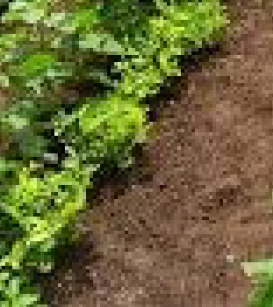
#> input picture 1(c).png, 273 x 307 px, found by its file name
$ python q1andq2.py
#> lines starting #> are read from the running program, lines starting #| are printed output that depends on the picture; after the words box and inside, x2 and y2 are one past the last pixel; in counts of white or black regions, pixels touching at a corner belong together
import cv2 as cv
import numpy as np
import matplotlib.pyplot as plt
from sklearn.linear_model import RANSACRegressor
from sklearn.linear_model import LinearRegression

# Load the cropped image
img = cv.imread(r"D:\Assignment 2\ET3112_Assignment02\1(c).png", cv.IMREAD_GRAYSCALE)
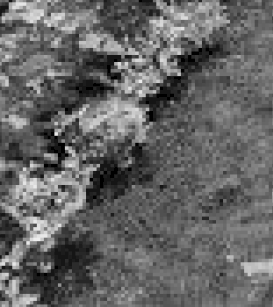
#> img: shape (307, 273); min 0, max 238, mean 100.9

# Display and save original image
plt.figure()
plt.imshow(img, cmap='gray')
plt.title("Original Image")
plt.axis('off')
plt.savefig("original_image.png", dpi=300)
plt.show()

# Apply Canny Edge Detector
edges = cv.Canny(img, 550, 690)
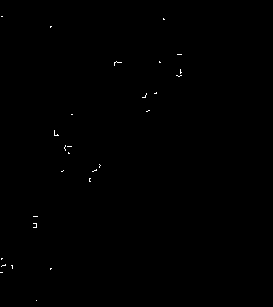
#> edges: shape (307, 273); 0.16% white in thin lines or dots, all inside (x1, y1, x2, y2) = (0, 16, 182, 301)

# Display and save edge image
plt.figure()
plt.imshow(edges, cmap='gray')
plt.title("Canny Edge Detection")
plt.axis('off')
plt.savefig("canny_edges.png", dpi=300)
plt.show()

# Extract edge coordinates
indices = np.where(edges != 0)
#> indices = 138 positions, rows 16 to 300, columns 0 to 181

x = indices[1]
#> x = 138 values, max 181 at index 12, min 0 at index 134, mean 87.12
y = indices[0]
#> y = 138 values from 16 to 300

# Scatter plot
plt.figure()
plt.scatter(x, y, s=1)
plt.title("Scatter Plot of Edge Points")
plt.xlabel("x")
plt.ylabel("y")
plt.gca().invert_yaxis()

plt.savefig("scatter_plot.png", dpi=300)
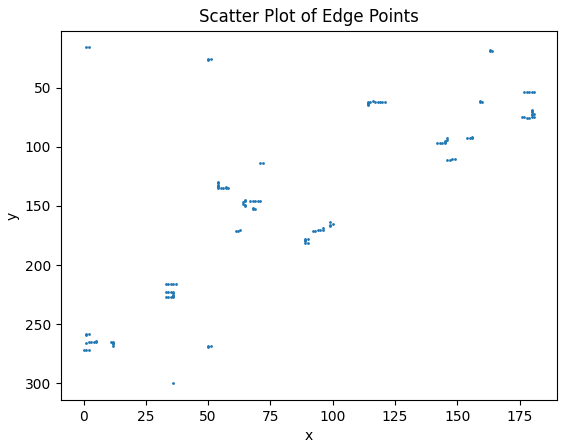
#> figure drawn by matplotlib, 1 panel
plt.show()

$ run again, with 1(a).png copied over 1(c).png
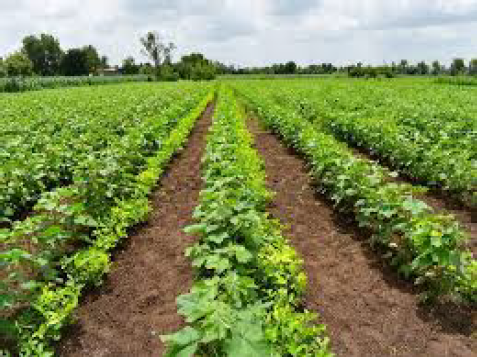
#> input picture 1(a).png, 477 x 357 px, found by its file name
#> `edges = cv.Canny(img, 550, 690)`:
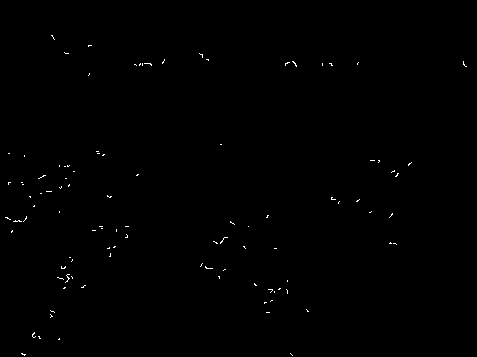
#> edges: shape (357, 477); 0.28% white in thin lines or dots, all inside (x1, y1, x2, y2) = (5, 35, 467, 356)
#> indices = 485 positions, rows 35 to 355, columns 5 to 466
#> x = 485 values, max 466 at index 90, min 5 at index 230, mean 170.7
#> y = 485 values from 35 to 355
#> `plt.savefig("scatter_plot.png", dpi=300)`:
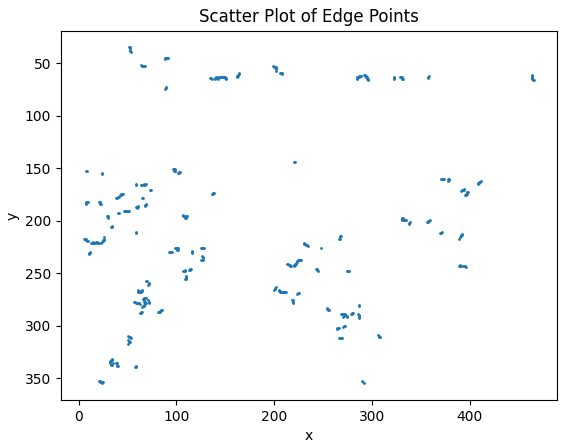
#> figure drawn by matplotlib, 1 panel
